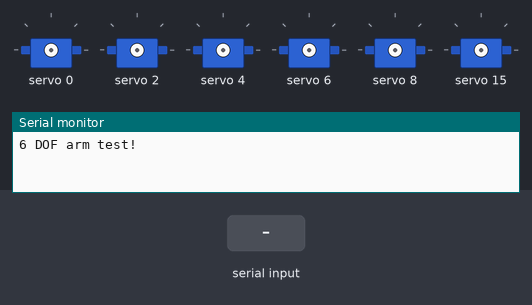
Recording of a sketch running on a simulated Arduino Uno, built with avr-gcc and run on an emulated ATmega328P. Shown: 6 × servo, the last lines printed to the serial monitor. The inputs (shaded band) are chosen by the test bench.

Above: at 1.2 s.
1.3 s: "1,90,45\n" received over Serial
3.8 s: "r90\n" received over Serial
At 5.9 s:
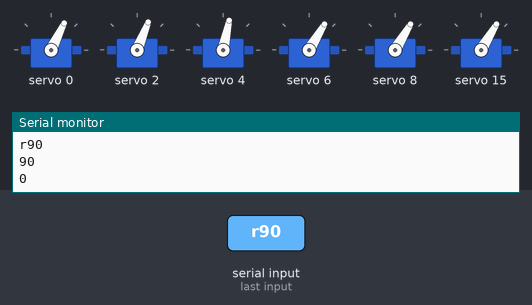
11.3 s: "1,90,45\n" received over Serial
At 12.7 s:
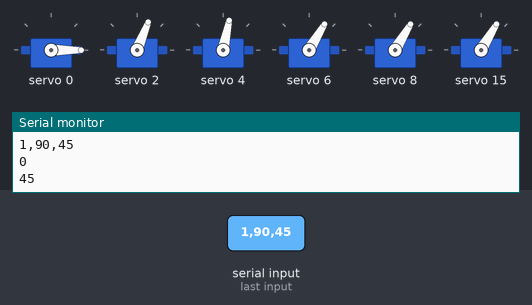
Timing chart, 0 to 14.3 s (numbered marks = the images above; inputs shaded):
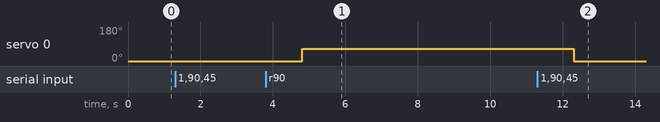

Measured:
- after the input at 3.8 s, servo 0: 0° → 64° after 1.0 s
- after the input at 11.3 s, servo 0: 64° → 0° after 1.0 s

The sketch:

arm_code.ino
```cpp
#include <Wire.h>
#include <Adafruit_PWMServoDriver.h>
Adafruit_PWMServoDriver pwm = Adafruit_PWMServoDriver();
#define USMIN 500 // This is the rounded 'minimum' microsecond length based on the minimum pulse of 150
#define USMAX 1800 // This is the rounded 'maximum' microsecond length based on the maximum pulse of 600
#define SERVO_FREQ 50 // Analog servos run at ~50 Hz updates
int servonum;
String x;
String arm;
String spos;
int pos1;
int pos2;
void setup() {
Serial.begin(9600);
Serial.println("6 DOF arm test!");
pwm.begin();
pwm.setOscillatorFrequency(27000000);
pwm.setPWMFreq(SERVO_FREQ);
delay(10);
}
void loop() {
while (!Serial.available());
x = Serial.readString();
Serial.println(x);
arm = x[0];
spos = x.substring(1,5);
pos1 = spos.toInt();
spos = x.substring(5);
pos2 = spos.toInt();
servonum = arm.toInt();
Serial.println(pos1);
Serial.println(pos2);
if (servonum==1){
servonum = 0;
moveServo(servonum, pos1, pos2);
}
else if (servonum==2){
servonum = 2;
pos1 = map(pos1, 600, 1800, 600, 1250);
pos2 = map(pos2, 600, 1800, 600, 1250);
moveServo(servonum, pos1, pos2);
}
else if (servonum==3){
servonum = 4;
moveServo(servonum, pos1, pos2);
}
else if (servonum==4){
servonum = 6;
moveServo(servonum, pos1, pos2);
}
else if (servonum==5){
servonum = 8;
moveServo(servonum, pos1, pos2);
}
else if (servonum==6){
servonum = 15;
pos1 = map(pos1, 600, 1800, 750, 1400);
pos2 = map(pos2, 600, 1800, 750, 1400);
moveServo(servonum, pos1, pos2);
}
else if (x[0]=='r'){
// go to rest position
pwm.writeMicroseconds(0, 1200);
pwm.writeMicroseconds(2, 1250);
pwm.writeMicroseconds(4, 1350);
pwm.writeMicroseconds(6, 1150);
pwm.writeMicroseconds(8, 1150);
pwm.writeMicroseconds(15, 1150);
}
}
void moveServo(int servo, int pos1, int pos2){
// Drive each servo one at a time using writeMicroseconds(), it's not precise due to calculation rounding!
// The writeMicroseconds() function is used to mimic the Arduino Servo library writeMicroseconds() behavior.
if (pos1<pos2){
for (uint16_t microsec = pos1; microsec < pos2; microsec++) {
pwm.writeMicroseconds(servo, microsec);
}
delay(500);
}
else if (pos1>pos2){
for (uint16_t microsec = pos1; microsec > pos2; microsec--) {
pwm.writeMicroseconds(servo, microsec);
}
delay(500);
}
}
void moveServo1(int servo){
for (uint16_t microsec = USMAX; microsec > USMIN; microsec--) {
pwm.writeMicroseconds(servo, microsec);
}
delay(500);
}
```
